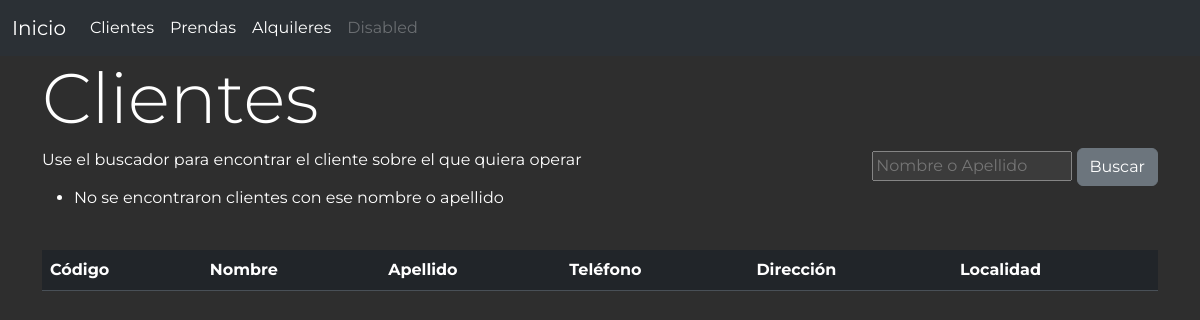
The page /clientes/ on the database as committed earlier.
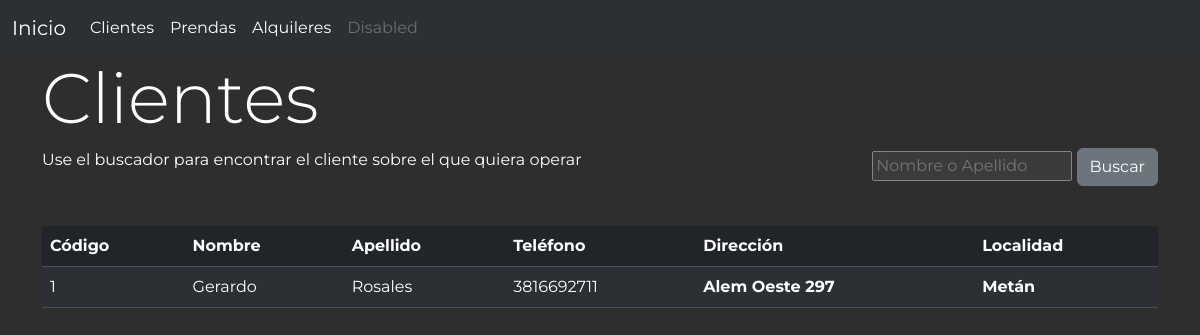
The same page on the database as committed later.
### alquiler/models.py (models this page shows, shortened)
class Cliente(models.Model):
    nombre = models.CharField(max_length=50, null=False, verbose_name='Nombre')
    apellido = models.CharField(max_length=50, null=False, verbose_name='Apellido')
    telefono = models.CharField(max_length=12, blank=True, verbose_name='Teléfono',)
    direccion = models.CharField(max_length=50, blank=True, verbose_name='Dirección',)
    localidad = models.ForeignKey(Localidad, on_delete=models.CASCADE, default=1, related_name='Localidad')
    dni = models.CharField(max_length=8, unique=True, verbose_name='DNI',null=True, blank=True)
    GENERO_CHOICES = [
        ('F', 'Femenino'),
        ('M', 'Masculino'),
        ('O', 'Otro'),
    ]
    genero = models.CharField(max_length=1, choices=GENERO_CHOICES, default='F')
    observacion = models.CharField(max_length=400, blank=True, verbose_name='Observación')
    class Meta:
        db_table = 'cliente'
        verbose_name = 'cliente'
        verbose_name_plural = 'clientes'

class Localidad(models.Model):
    nombre = models.CharField(max_length=50, null=False, verbose_name='Nombre')
    provincia = models.CharField(max_length=20, null=False, verbose_name='Provincia')
    def __str__(self):
        return f'{self.nombre}'
    class Meta:
        db_table = 'localidad'
        verbose_name = 'localidad'
        verbose_name_plural = 'localidades'

### alquiler/views.py (the view)
# urls.py: path('clientes/',views.clientes, name='clientes'),
def clientes(request):
    query = request.GET.get('q', '')
    if query:
        clientes = Cliente.objects.filter(nombre__icontains=query) | Cliente.objects.filter(apellido__icontains=query)
    else:
        clientes = Cliente.objects.all()
    return render(request, 'clientes.html', {'clientes': clientes, 'query': query})

### alquiler/templates/clientes.html (shortened to what this page needs)
{% extends 'layout.html' %}
{% block content %}
<main class="container">
    <h1>Clientes</h1>
    <div class="extremos">
        <span>Use el buscador para encontrar el cliente sobre el que quiera operar</span>
        <form action="{% url 'clientes' %}" method="get">
            <input type="search" name="q" value="{{ query }}" placeholder="Nombre o Apellido">
            <button class="btn btn-secondary" type="submit">Buscar</button>
        </form>
    </div>
    <ul> {% for cliente in clientes %}
        {% empty %}
         <li>No se encontraron clientes con ese nombre o apellido</li>
        {% endfor %}
    </ul>
    <br>
    <table class="table table-striped">
        <thead>
            <tr>
                <th scope="col">Código</th>
                <th scope="col">Nombre</th>
                <th scope="col">Apellido</th>
                <th scope="col">Teléfono</th>
                <th scope="col">Dirección</th>
                <th scope="col">Localidad</th>
            </tr>
        </thead>
        <tbody>
          {% for cliente in clientes %}
          <tr>
              <td>{{ cliente.id }}</td>
              <td>{{ cliente.nombre }}</td>
              <td>{{ cliente.apellido }}</td>
              <td>{{ cliente.telefono }}</td>
              <th>{{ cliente.direccion }}</th>
              <th>{{ cliente.localidad }}</th>
          </tr>
          {% endfor %}
        </tbody>
      </table>
</main>
{% endblock %}

Rows that differ between the two databases and show on the page:
added Cliente: id "1", nombre "Gerardo", apellido "Rosales", telefono "3816692711", direccion "Alem Oeste 297", localidad "Metán"
Other text that changed with them:
text no longer shown: "No se encontraron clientes con ese nombre o apellido"
